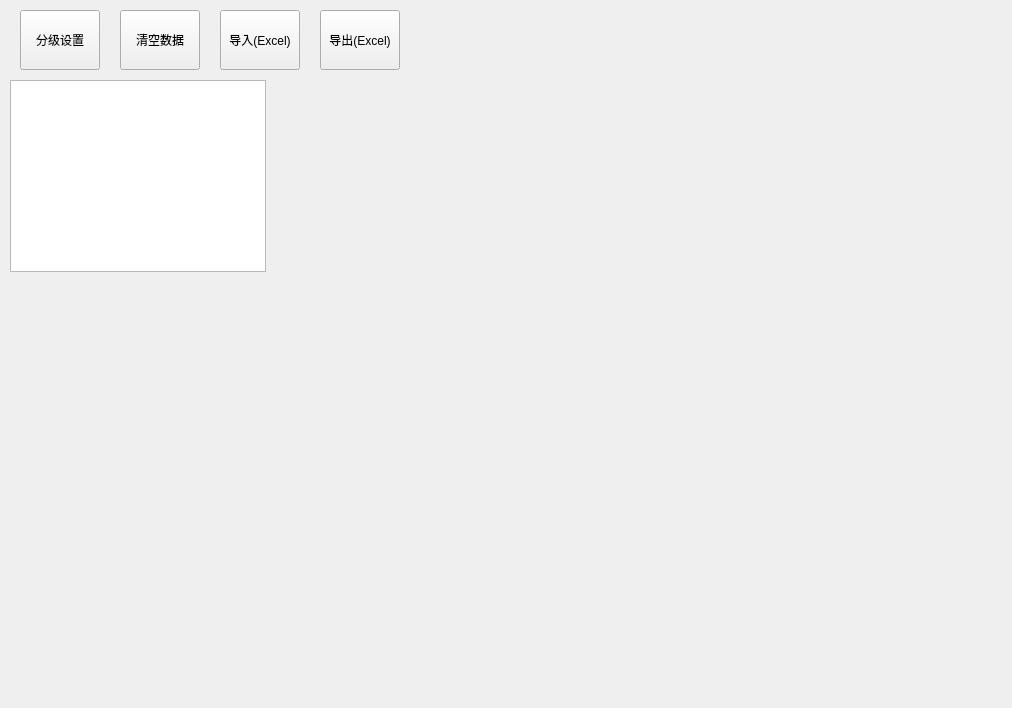
<?xml version="1.0" encoding="UTF-8"?>
<ui version="4.0">
 <class>FrmBinSet</class>
 <widget class="QWidget" name="FrmBinSet">
  <property name="geometry">
   <rect>
    <x>0</x>
    <y>0</y>
    <width>1012</width>
    <height>708</height>
   </rect>
  </property>
  <property name="windowTitle">
   <string>Form</string>
  </property>
  <widget class="QTableView" name="tvbinset">
   <property name="geometry">
    <rect>
     <x>10</x>
     <y>80</y>
     <width>256</width>
     <height>192</height>
    </rect>
   </property>
  </widget>
  <widget class="QPushButton" name="btnset">
   <property name="geometry">
    <rect>
     <x>20</x>
     <y>10</y>
     <width>80</width>
     <height>60</height>
    </rect>
   </property>
   <property name="minimumSize">
    <size>
     <width>80</width>
     <height>60</height>
    </size>
   </property>
   <property name="text">
    <string>分级设置</string>
   </property>
   <property name="autoDefault">
    <bool>false</bool>
   </property>
   <property name="default">
    <bool>false</bool>
   </property>
  </widget>
  <widget class="QToolButton" name="btnclear">
   <property name="geometry">
    <rect>
     <x>120</x>
     <y>10</y>
     <width>80</width>
     <height>60</height>
    </rect>
   </property>
   <property name="text">
    <string>清空数据</string>
   </property>
  </widget>
  <widget class="QToolButton" name="btnin">
   <property name="geometry">
    <rect>
     <x>220</x>
     <y>10</y>
     <width>80</width>
     <height>60</height>
    </rect>
   </property>
   <property name="text">
    <string>导入(Excel)</string>
   </property>
  </widget>
  <widget class="QToolButton" name="btnout">
   <property name="geometry">
    <rect>
     <x>320</x>
     <y>10</y>
     <width>80</width>
     <height>60</height>
    </rect>
   </property>
   <property name="autoFillBackground">
    <bool>true</bool>
   </property>
   <property name="text">
    <string>导出(Excel)</string>
   </property>
  </widget>
 </widget>
 <resources/>
 <connections/>
</ui>
